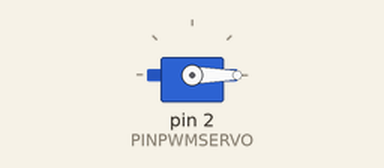
Recording of a sketch running on a simulated Arduino Uno, built with avr-gcc and run on an emulated ATmega328P. Parts: servo.

Above: at 0.05 s.
Timing chart, 0 to 4.1 s (numbered marks = the images above):
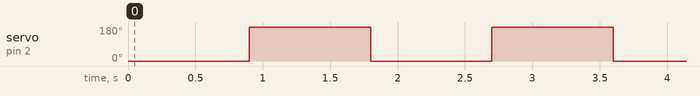

Measured:
- by itself, servo on pin 2 (PINPWMSERVO): alternates 180° for 0.90 s and 0° for 0.90 s

The sketch:

29_1_Servomotor_Movimiento_con_Codigo.ino
```cpp
/*29.1.-Control de movimiento de un servomotor con solamente código.
Servomotor SG90 que se alimenta con 4.8 a 6 V, cuenta con un pequeño torque de 1.2 [kg.cm]
cuando se alimenta con 4.8 V y 1.8 [kg.cm] cuando se alimenta con 6 V, su posición es controlada
por una señal PWM (Pulse Width Module) con una frecuencia de 50 Hz (20 [ms]).
------------------------------------------------------------------------------------------------
Servomotor MG995 que se alimenta con 4.8 a 7.5 V, cuenta con un torque medio de 8.5 [kg.cm] cuando
se alimenta con 4.8 V y 10 [kg.cm] cuando se alimenta con 7.5 V, su posición es controlada por una
señal PWM (Pulse Width Module) con una frecuencia de 50 Hz (20 [ms]).*/
//IMPORTACIÓN DE LIBRERÍAS
#include <Servo.h> //Librería de control de servomotores.

//DECLARACIÓN DE VARIABLES Y/O CONSTANTES
/*Objeto de la clase Servo, este no recibe ningún parámetro, solamente sirve para poder usar los
métodos de la librería.*/
Servo servomotor;
int PINPWMSERVO = 2; //Pin 2 = Cable de señal PWM conectada al PIN2 digital del Arduino.
/*El motor utiliza corriente cuando se mueve, aumenta mucho la corriente que consume cuando se
mueve rápido y consume muy poca cuando mantiene su posición, hay que tomar mucho en cuenta esto
cuando se prueba el motor, ya que, si se usa un valor bajo en el delay, la corriente que demanda el
servomotor puede dañar el puerto serial de la computadora.
--------------------------------------------------------------------------------------------------
Servomotor SG90 (El chiquito azul): Si el delay de la velocidad baja de ser 350 milisegundos, el
servomotor no es que demande más corriente y el puerto serial comienza a fallar, sino que no le da
tiempo de llegar al otro punto de la secuencia, más que nada si queremos que vaya de 0 a 180°, si
es un gir que vaya a una posición menor, tal vez si se podría, pero al transcurrir mucho tiempo
este se comenzará a calentar.
--------------------------------------------------------------------------------------------------
Servomotor MG995 (El grande negro): Si el delay de la velocidad baja de ser 860 milisegundos, el
servomotor demanda mucha corriente si se conecta directamente y el puerto serial comienza a fallar.*/
//VALORES ÓPTIMOS DE DUTY CYCLE:
//Servomotor SG90 (El chiquito azul); velocidadMotorMax = 350 ms; f = 2.8 Hz.
//Servomotor MG995 (El grande negro); velocidadMotorMax = 860 ms; f = 1.16 Hz.
int velocidadMotor = 900;

//CONFIGURACIÓN DE LOS PINES Y LA COMUNICACIÓN SERIAL
void setup() {
  /*servomotor.attach(): Método que sirve para inicializar el objeto del servomotor:
    - El primer parámetro indica el Pin del Arduino al que se conectó el cable de la señal PWM.*/
  servomotor.attach(PINPWMSERVO);
}

//EJECUCIÓN DEL PROGRAMA EN UN BUCLE INFINITO
void loop() {
  /*servomotor.write(0): Método usado para controlar la posición del eje perteneciente a un servomotor.
  Recibe como argumento un valor numérico que representa el ángulo de giro deseado.*/
  servomotor.write(0);
  /*delay(ms): Método que detiene la ejecución del programa un cierto tiempo dado en milisegundos,
  pero cuando se usa después del método Servo.write(), lo que hace es dictar el tiempo que se debe
  tardar de llegar de un punto a otro en una secuencia.*/
  delay(velocidadMotor);
  servomotor.write(180);
  delay(velocidadMotor);
}
```
